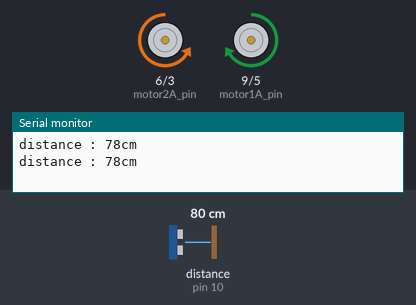
A sketch run on a simulated Arduino Uno, built with avr-gcc and run on an emulated ATmega328P. Shown: motor-driver pin pairs drawn as motors (green arrow = first pin HIGH = forward, orange = second pin HIGH = backward, longer = more drive), the last lines printed to the serial monitor. Wiring (inferred from the names in the program): ultrasonic range finder: trigger pin 11; echo pin 10. The inputs (shaded band) are chosen by the test bench; at power-on: distance to the obstacle (sensor on pin 10) 80 cm. The echo pulse lasts 58.3 µs per cm.

Above: at 1.8 s.
1.9 s: distance to the obstacle (sensor on pin 10) set to 39 cm
3.4 s: distance to the obstacle (sensor on pin 10) set to 32 cm
At 5.2 s:
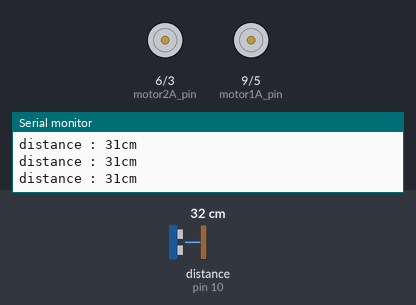
5.5 s: distance to the obstacle (sensor on pin 10) set to 24 cm
At 6.8 s:
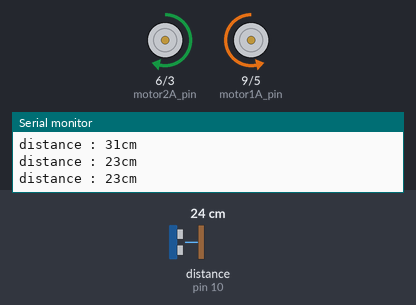
Timing chart, 0 to 8.5 s (numbered marks = the images above; inputs shaded):
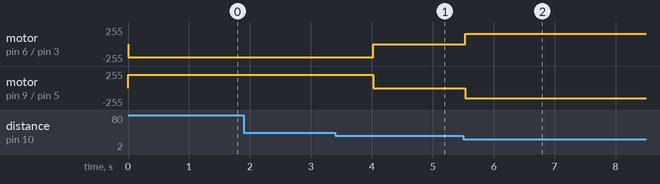

The sketch:

201223_rccar_sonar_sensor_moreless.ino
```cpp
// ROS책을 가지고 일정거리 30cm(오차±5cm)를 유지하게 하는 코드
// 책이 멀어지면 전진, 책이 가까워지면 후진

// 왼쪽 motor
int motor1A_pin = 9;
int motor2A_pin = 6;
// 오른쪽 motor
int motor1B_pin = 5;
int motor2B_pin = 3;

// 초음파센서
int echo_pin = 10;
int trig_pin = 11;

// 시간 조절
int ctr_time = 1000;

void setup() {
  // put your setup code here, to run once:
  // 모터 핀 설정
  pinMode(motor1A_pin,OUTPUT);
  pinMode(motor2A_pin,OUTPUT);
  pinMode(motor1B_pin,OUTPUT);
  pinMode(motor2B_pin,OUTPUT);
  // 시리얼 통신 설정
  Serial.begin(9600);
  // 초음파 센서 핀 설정
  pinMode(echo_pin, INPUT);   // 초음파를 받아들이기 때문에 INPUT
  pinMode(trig_pin, OUTPUT);  // 초음파를 쏘기 때문에 OUTPUT
}

void loop() {
  // put your main code here, to run repeatedly:

  long duration, distance;


  digitalWrite(trig_pin, LOW);
  delayMicroseconds(2);
  digitalWrite(trig_pin, HIGH);
  delayMicroseconds(10);
  digitalWrite(trig_pin, LOW);
  delayMicroseconds(2);

  // pulseIn() :  초음파가 장애물에 부딪혀서 돌아온 왕복 시간
  //              LOW->HIGH로 바뀔 때 시간 측정 시작
  duration = pulseIn(echo_pin, HIGH);

  distance = duration * 17 / 1000; // cm

  Serial.print("distance : ");
  Serial.print(distance);
  Serial.println("cm");

  compDist(distance);

}
void compDist(int distance) {
  if(distance > 35) {
    motorFront();
  } else if(distance < 25) {
    motorBack();
  } else if(distance >= 25 && distance <= 35) {
    motorStop();
  }else if(distance > 50) {
    motorStop();
  }
}
void motorFront() {
  // 전진
  for(int i=150;i<200;i++) {
    analogWrite(motor1A_pin, i);
    analogWrite(motor2A_pin, 0);
    analogWrite(motor1B_pin, 0);
    analogWrite(motor2B_pin, i);
  }
  delay(ctr_time);
}
void motorBack() {
  // 후진
  for(int i=200;i>150;i--) {
    analogWrite(motor1A_pin, 0);
    analogWrite(motor2A_pin, i);
    analogWrite(motor1B_pin, i);
    analogWrite(motor2B_pin, 0);
  }
  delay(ctr_time);
  // 딜레이는 기계한테는 최악이기 때문에 딜레이를 쓰지 않고,
  // for문 횟수를 늘리고 시간은 동일하게 조정해서 프로그램이 쉬지 않도록 해줌.
  // 이런 원리는 맞는데 중간중간 속도를 가져와서 또 if문 쓰고 그러면 너무 복잡해지니까
  // interrupt는 사용해야 하는데 아직 안배웠으니 패쓰. 거기다가
  // 일단 가속 감속은 지금 모터가 꾸져서 현재는 별로 뭐 보이는게 없기 때문에 해봤자다.
}
void motorStop() {
  // 정지
  analogWrite(motor1A_pin, 0);
  analogWrite(motor2A_pin, 0);
  analogWrite(motor1B_pin, 0);
  analogWrite(motor2B_pin, 0);
}
```

Measured:
- the behaviour switches between 37 and 36 cm on distance to the obstacle (sensor on pin 10) (found by bisection; images 0 and 1)
- the behaviour switches between 26 and 25 cm on distance to the obstacle (sensor on pin 10) (found by bisection; images 1 and 2)
- after the input at 3.4 s, motor on pin 6 (motor2A_pin) / pin 3 (motor2B_pin): backward 199/255 → stopped after 0.63 s; motor on pin 9 (motor1A_pin) / pin 5 (motor1B_pin): forward 199/255 → stopped after 0.63 s
- after the input at 5.5 s, motor on pin 6 (motor2A_pin) / pin 3 (motor2B_pin): stopped → forward 151/255 at once; motor on pin 9 (motor1A_pin) / pin 5 (motor1B_pin): stopped → backward 151/255 at once
